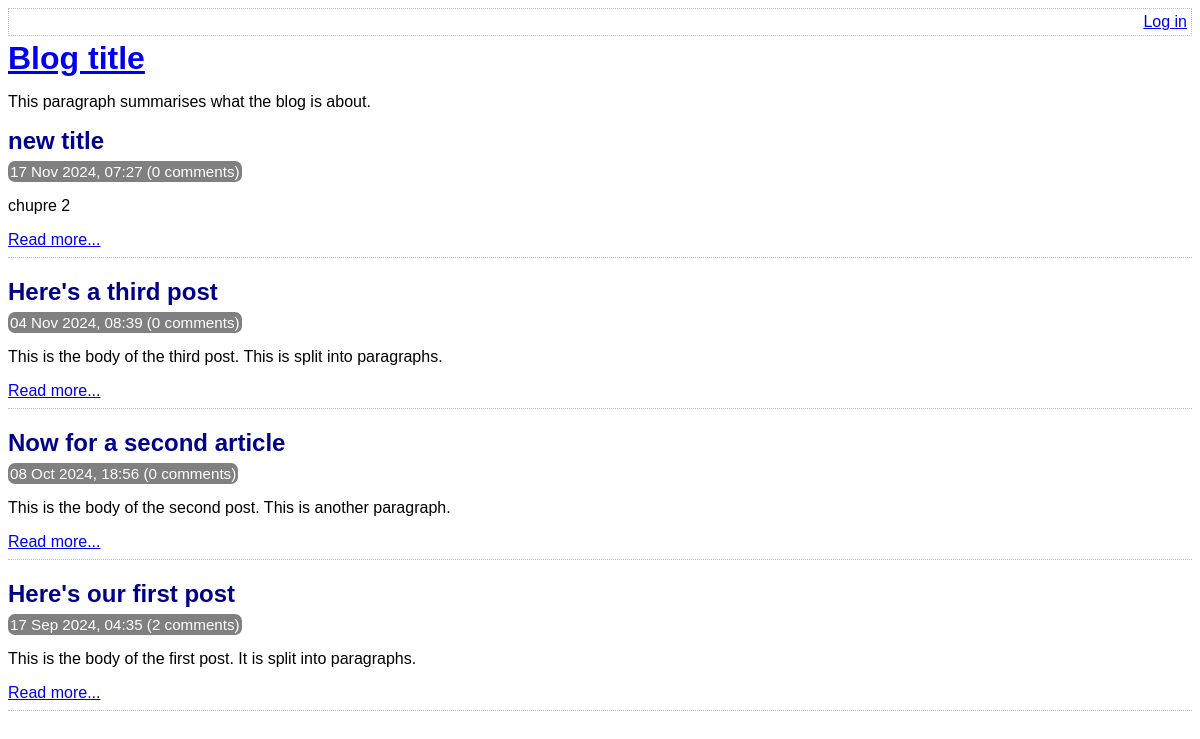
Before: / with the older database file.
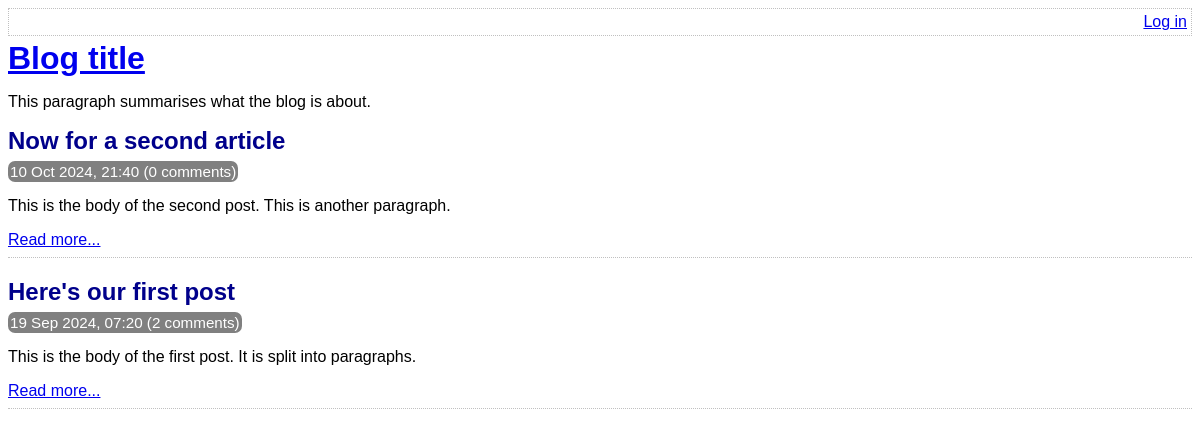
After: the same page with the newer database file.
### tables this page shows
CREATE TABLE post (
	id INTEGER PRIMARY KEY AUTOINCREMENT NOT NULL,
	title VARCHAR NOT NULL,
	body VARCHAR NOT NULL,
	user_id INTEGER NOT NULL,
	created_at VARCHAR NOT NULL,
	updated_at VARCHAR,
	FOREIGN KEY (user_id) REFERENCES user(id)
);

### lib/common.php (called while the page is built, shortened)
<?php
function getRootPath()
{
    return realpath(__DIR__ . '/..');
}
function getDatabasePath()
{
    return getRootPath() . '/data/data.sqlite';
}
function getDsn()
{
    return 'sqlite:' . getDatabasePath();
}
function getPDO()
{
    $pdo = new PDO(getDsn());
    return $pdo;
}
function htmlEscape($html)
{
    return htmlspecialchars($html, ENT_HTML5, 'UTF-8');
}
function convertSqlDate($sqlDate)
{
    $date = DateTime::createFromFormat('Y-m-d H:i:s', $sqlDate);
    return $date->format('d M Y, H:i');
}
function countCommentsForPost(PDO $pdo, $postId)
{
    $pdo = getPDO();
    $sql = "
        SELECT
            COUNT(*) c
        FROM
            comment
        WHERE
            post_id = :post_id
    ";
    $stmt = $pdo->prepare($sql);
    $stmt->execute(
        array('post_id' => $postId, )
    );
    return (int) $stmt->fetchColumn();
}
function isLoggedIn()
{
    return isset($_SESSION['logged_in_username']);
}

### index.php (the view, shortened to what this page needs)
<?php
require_once 'lib/common.php';
$pdo = getPDO();
$stmt = $pdo->query(
    'SELECT
        id, title, created_at, body
    FROM
        post
    ORDER BY
        created_at DESC'
);
?>
<!DOCTYPE html>
<html>
    <head>
        <?php require 'templates/head.php' ?>
    </head>
    <body>
        <?php require 'templates/title.php' ?>
        <div class="post-list">
            <?php while ($row = $stmt->fetch(PDO::FETCH_ASSOC)): ?>
                <div class="post-synopsis">
                    <h2>
                        <?php echo htmlEscape($row['title']) ?>
                    </h2>
                    <div class="meta">
                        <?php echo convertSqlDate($row['created_at']) ?>
                        (<?php echo countCommentsForPost($pdo, $row['id']) ?> comments)
                    </div>
                    <p>
                        <?php echo htmlEscape($row['body']) ?>
                    </p>
                    <div class="post-controls">
                        <a
                            href="view-post.php?post_id=<?php echo $row['id'] ?>"
                        >Read more...</a>
                    </div>
                </div>
            <?php endwhile ?>
        </div>
    </body>
</html>

### templates/head.php (shortened to what this page needs)
<link rel="stylesheet" type="text/css" href="assets/main.css" />

### templates/top-menu.php
<div class="top-menu">
    <div class="menu-options">
        <?php if (isLoggedIn()): ?>
            <a href="index.php">Home</a>
            <a href="list-posts.php">All posts</a>
            <a href="edit-post.php">New post</a>
            Hello <?php echo htmlEscape(getAuthUser()) ?>.
            <a href="logout.php">Log out</a>
        <?php else: ?>
            <a href="login.php">Log in</a>
        <?php endif ?>
    </div>
</div>

### templates/title.php
<?php require 'templates/top-menu.php' ?>
<a href="index.php">
    <h1>Blog title</h1>
</a>
<p>This paragraph summarises what the blog is about.</p>

### assets/main.css (style rules this page uses)
.top-menu { border: 1px dotted silver; min-height: 18px; padding: 4px; margin-bottom: 4px; }
.menu-options { float: right; }
h1, h2, h3 { margin-top: 0; margin-bottom: 8px; }
body { font-family: sans-serif; }
.post-synopsis { padding-bottom: 8px; border-bottom: 1px dotted silver; margin-bottom: 20px; }
.post-synopsis h2, .post h2 { color: darkblue; }
.post .date, .post-synopsis .meta { color: white; background-color: grey; border-radius: 7px; padding: 2px; display: inline; font-size: 0.95em; }

Changed rows visible on the page:
removed post: title "new title", created_at "17 Nov 2024, 07:27", id "0", body "chupre 2"
removed post: title "Here's a third post", created_at "04 Nov 2024, 08:39", id "0", body "This is the body of the third post. This is split into paragraphs."
changed post "Now for a second article": created_at "08 Oct 2024, 18:56" → "10 Oct 2024, 21:40"
changed post "Here's our first post": created_at "17 Sep 2024, 04:35" → "19 Sep 2024, 07:20"
